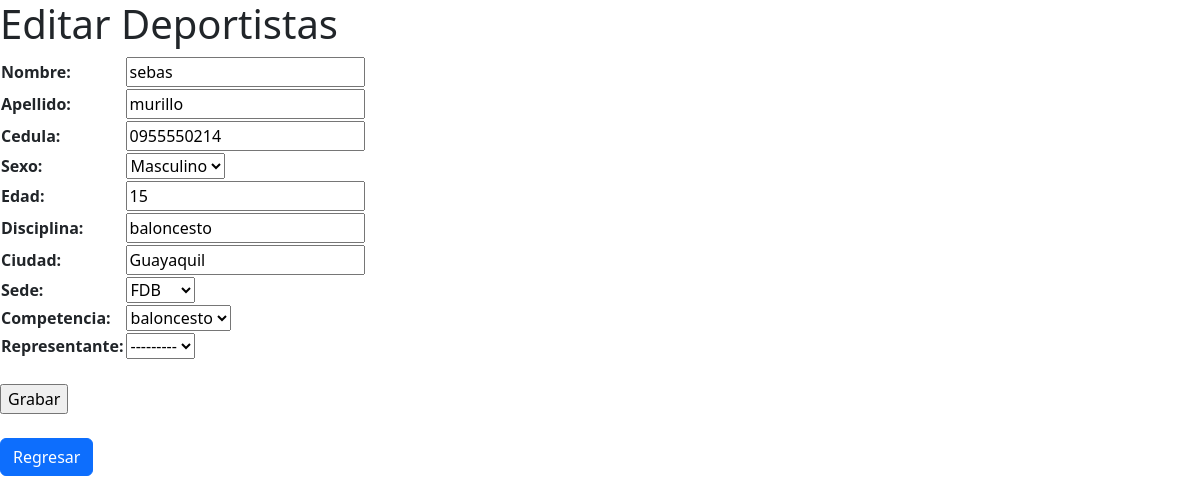
Screenshot of /editar_deportista/3 with the database file from the repository.
### deportistas/models.py (models this page shows, shortened)
class Deportista(models.Model):
    SEXO = [
        ("M", "Masculino"),
        ("F", "Femenino"),
    ]
    nombre = models.CharField(max_length=50)
    apellido = models.CharField(max_length=50)
    cedula = models.CharField(null=True, max_length=10)
    sexo = models.CharField(max_length=1, choices=SEXO, null=True)
    edad = models.IntegerField(null=True)
    disciplina = models.CharField(null=True, max_length=50)
    ciudad = models.CharField(null=True, max_length=50)
    activo = models.BooleanField(default=True)
    sede = models.ForeignKey(Sede, on_delete=models.SET_NULL, null=True)
    competencia = models.ForeignKey(Competencia, on_delete=models.SET_NULL, null=True)
    representante = models.ForeignKey(Representante, on_delete=models.SET_NULL, null=True)

class Sede(models.Model):
    nombre = models.CharField(max_length=50, null=True)
    encargado = models.CharField(max_length=50, null=True)
    direccion = models.CharField(max_length=100, null=True)
    def __str__(self):
        return f'{self.nombre}'

### deportistas/views.py (the view)
# urls.py: path('editar_deportista/<int:idDeportista>', editar_deportista),
def editar_deportista(request,idDeportista):
    pagina = loader.get_template('editar_deportista.html')
    deportista = get_object_or_404(Deportista, pk=idDeportista)
    if request.method == 'GET':
        formulario = DeportistaFormulario(instance=deportista)
    elif request.method =='POST':
        formulario = DeportistaFormulario(request.POST, instance=deportista)
        if formulario.is_valid():
            formulario.save()
            return redirect('inicio')
    mensaje = {'formulario': formulario}
    return HttpResponse(pagina.render(mensaje, request))

### deportistas/forms.py
class DeportistaFormulario(ModelForm):
    class Meta:
        model = Deportista
        fields = ('nombre', 'apellido', 'cedula', 'sexo', 'edad', 'disciplina', 'ciudad', 'sede', 'competencia', 'representante')

### deportistas/models.py (called while the page is built)
    def __str__(self):
        return f'{self.categoria}'

### deportistas/templates/editar_deportista.html (shortened to what this page needs)
<!DOCTYPE html>
<html lang="en">
<head>
    <link href="https://cdn.jsdelivr.net/npm/bootstrap@5.3.0/dist/css/bootstrap.min.css" rel="stylesheet">
</head>
<body>
 <h1>Editar Deportistas</h1>
    <div>
        <form method = "POST">
            <table>
                {{formulario}}
            </table>
                <br>
                <input type = "submit" value = "Grabar">
        </form>
    </div>
    <br>
    <div>
        <a class="btn btn-primary" href="{%url 'inicio'%}">Regresar</a>
    </div>
</body>
</html>

### rows the page displays
Deportista: nombre "sebas", apellido "murillo", cedula "0955550214", sexo "Masculino", edad "15", disciplina "baloncesto", ciudad "Guayaquil", sede "FDB", competencia "baloncesto", representante "---------"
